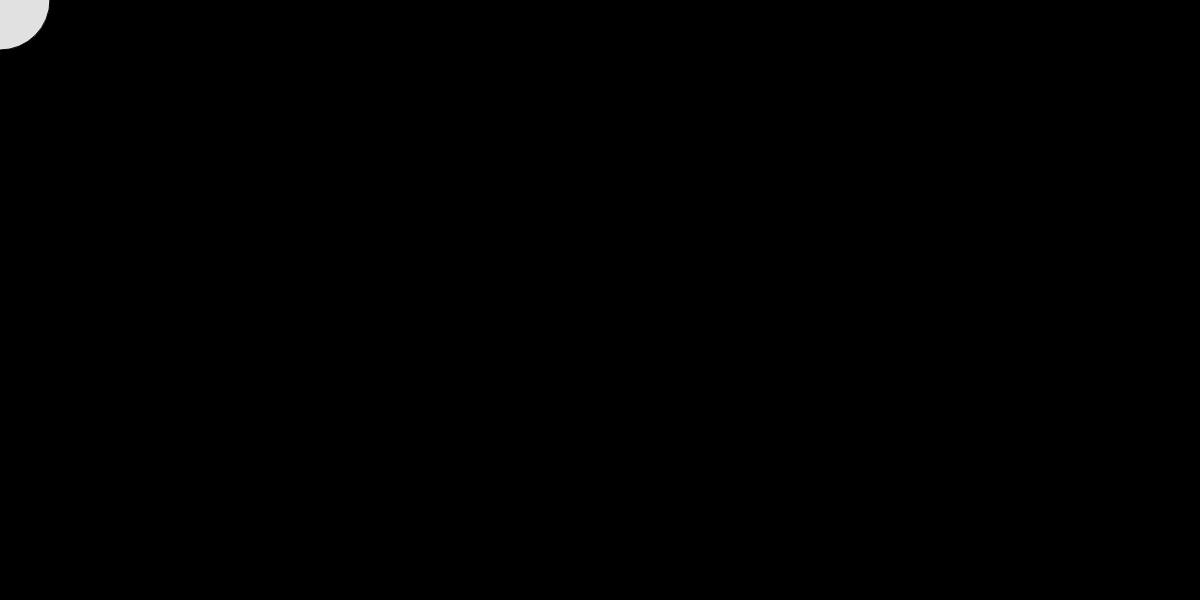
Frame 1 (no input)
Frame 60 (no input): identical to frame 1, image omitted
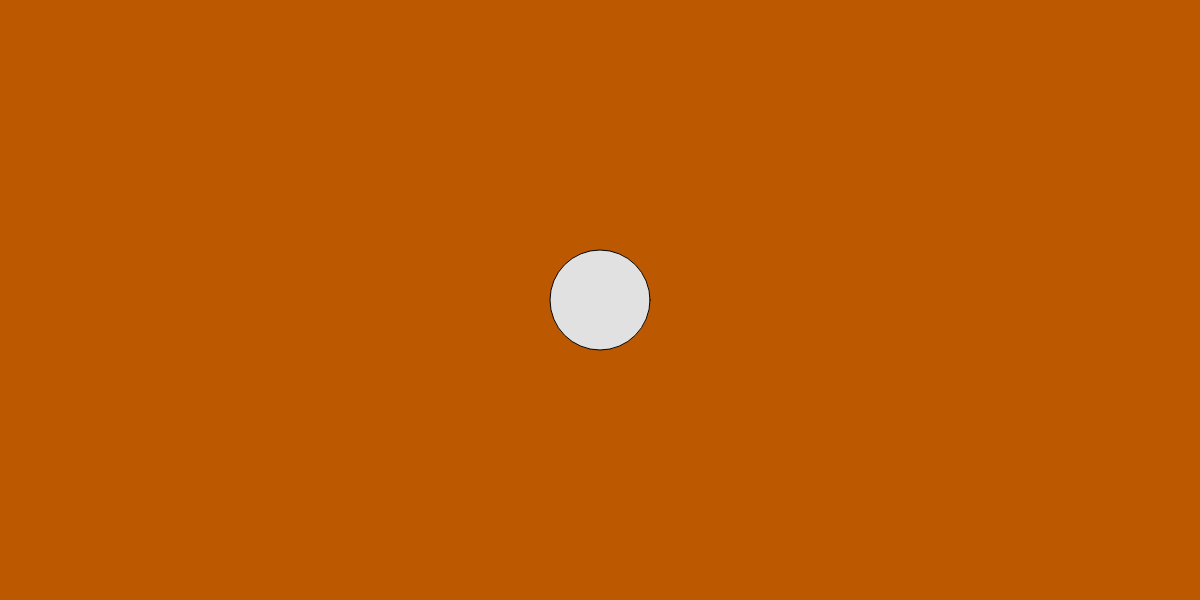
Frame 120 (the mouse pressed at the canvas centre since frame 60)

The p5.js sketch that drew these frames (run headless with seeded random() and noise() and a simulated clock; from frame 60 on, the mouse is pressed at the canvas centre):

// p5.js sketch
// ── sketch.js

var r = 0;
var g = 50;
var b=255;

// INITIALIZE ALL YOUR VARIABLES
// Ideally you would create 3 variables. red blue green or r, g, b

function setup (){
  createCanvas(1200,600);
}

function draw(){
r = map(mouseX,0,400,0,125);
g = map(mouseX,400,800,0,175);
b = map(mouseX,800,1200,0,200);
background(r,g,b)
fill(225);
ellipse(mouseX,mouseY,100,100);

  



  // change the value of Red based on the mouse movement about the X axis
  // change the value of Green based on the mouse movement about the X axis
  // change the value of Blue based on the mouse movement about the X axis

  // Use the map() function to do so. 

  // Pass the values to the background() function you have learnt previously.

  // Create an ellipse that will move around with you mouse about the X axis.
  // Remember to fill the canvas with white paint before creating the ellipse.
}
